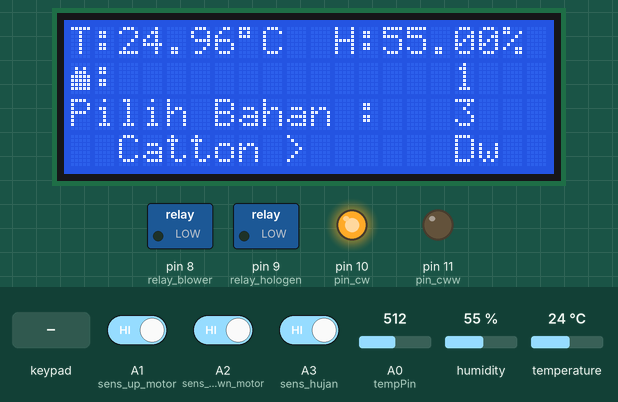
This sketch was run on a simulated Arduino Uno, built with avr-gcc and run on an emulated ATmega328P. Shown: 20×4 character LCD, switched loads named in the sketch (green lamp = pin HIGH), output pins drawn as LEDs (lit = HIGH). Inputs (shaded band) come from the test bench; at power-on: A3 (sens_hujan) HIGH, A1 (sens_up_motor) HIGH, A0 (tempPin) = 512, A2 (sens_down_motor) HIGH, humidity 55 %, temperature 24 °C. EEPROM starts erased.

Above: at 4.3 s.
4.4 s: A3 (sens_hujan) driven LOW
At 5.1 s:
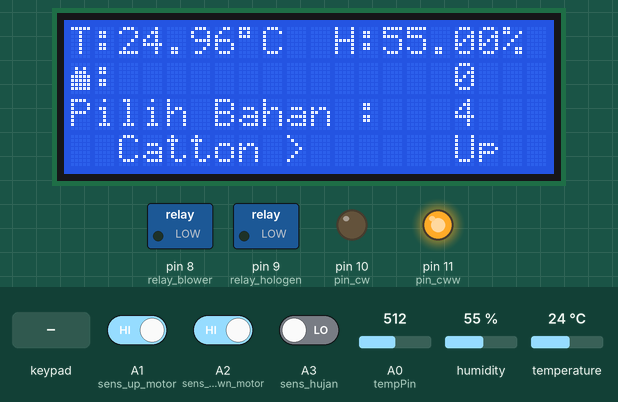
5.9 s: keypad keys 7 6 5 4 D pressed 0.4 s apart
At 7.9 s:
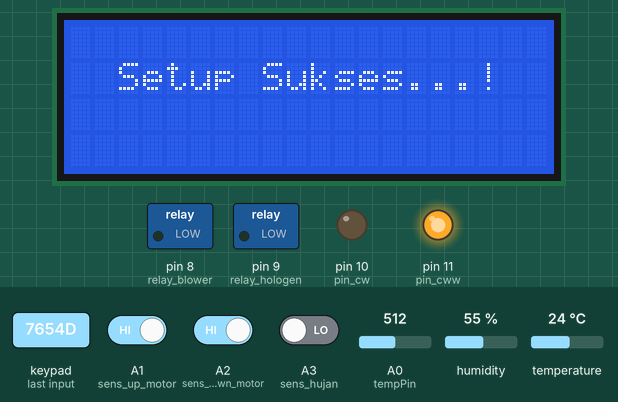
13.9 s: A1 (sens_up_motor) driven LOW
At 14.9 s:
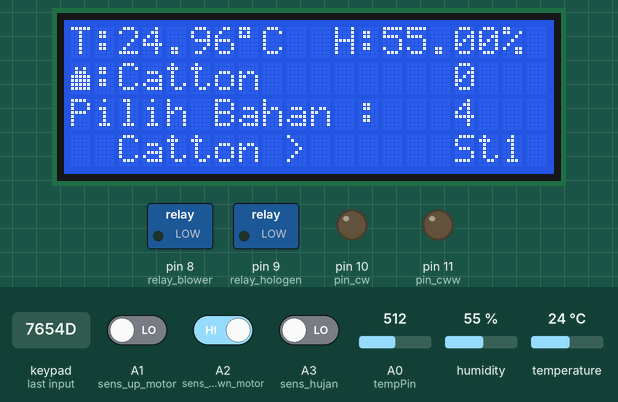
15.4 s: key 'A' pressed
At 17.5 s:
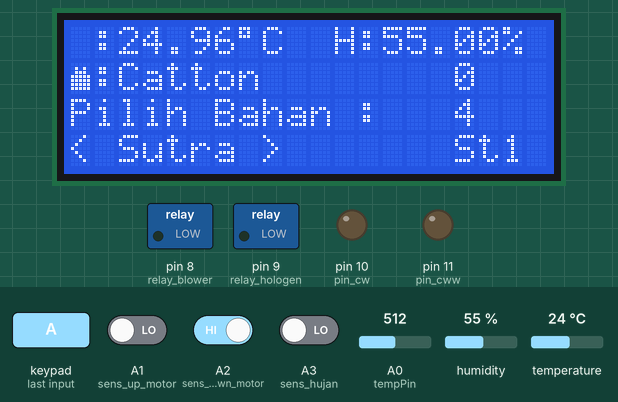
19.3 s: key 'D' pressed
At 22.7 s:
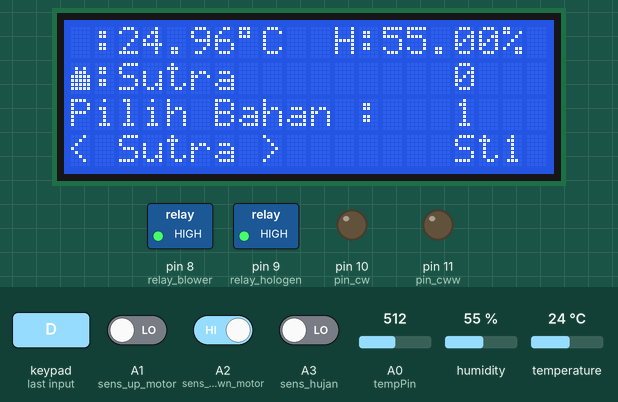
25.2 s: A1 (sens_up_motor) driven HIGH
At 26.5 s:
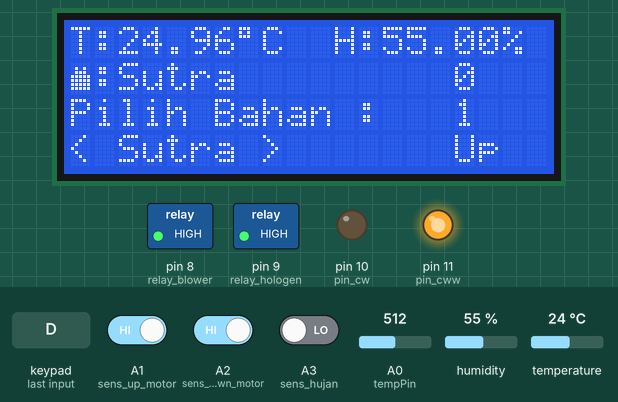
Timing chart, 0 to 27.7 s (numbered marks = the images above; inputs shaded):
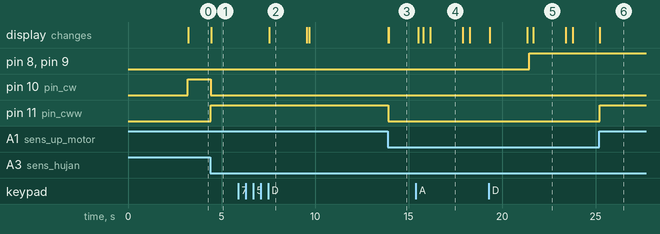

Measured:
- after the input at 4.4 s, pin 10 (pin_cw): HIGH → LOW at once; pin 11 (pin_cww): LOW → HIGH at once; the display: changes at once (image 1)
- after the input at 5.9 s, the display: changes after 1.7 s (image 2)
- after the input at 13.9 s, pin 11 (pin_cww): HIGH → LOW at once; the display: first changes at once (image 3 shows a later state)
- after the input at 15.4 s, the display: changes after 0.11 s (image 4)
- after the input at 19.3 s, pin 8 (relay_blower), pin 9 (relay_hologen): LOW → HIGH after 2.2 s; the display: first changes after 0.05 s (image 5 shows a later state)
- after the input at 25.2 s, pin 11 (pin_cww): LOW → HIGH at once; the display: changes at once (image 6)
- what the display in image 2 shows lasts 2.0 s, from 7.6 s to 9.6 s

The sketch:

jemuran.ino
```cpp
//lcd setup
#include <Wire.h>
#include<LiquidCrystal_I2C.h>
LiquidCrystal_I2C lcd(0x27, 20, 4);

//eeprom data jemuran
#include <EEPROM.h>
byte kondisi;

//dht11
#include "DHT.h"
#define DHTTYPE DHT11
#define dht_dpin 12
DHT dht(dht_dpin, DHTTYPE);

//themistor
#define rt0 10000   // Ω
#define b 3977      // K
#define vcc 5    //Supply voltage
#define r 10000  //R=10KΩ
int tempPin = A0;
float val, rt, vr, ln, suhu, T0;
float set_suhu;

//pin relay
#define relay_blower 8
#define relay_hologen 9

//sensor motor
int sens_up_motor = A1;
int sens_down_motor = A2;

//sensor hujan
int sens_hujan = A3;

//pin driver motor
#define pin_cw 10
#define pin_cww 11

// kondisi sensor awal
int motorUp = 0;
int motorDown = 0;
int hujan  = 0;

//keypad 4x4 setup
#include <Keypad.h>
const byte ROWS = 4; //four rows
const byte COLS = 4; //four columns
//define the cymbols on the buttons of the keypads
char hexaKeys[ROWS][COLS] = {
{'1', '2', '3', 'A'},
{'4', '5', '6', 'B'},
{'7', '8', '9', 'C'},
{'*', '0', '#', 'D'} };
byte rowPins[ROWS] = {7, 6, 5, 4}; //connect to the row pinouts of the keypad
byte colPins[COLS] = {3, 2, 1, 0}; //connect to the column pinouts of the keypad

Keypad customKeypad = Keypad( makeKeymap(hexaKeys), rowPins, colPins, ROWS, COLS);
int menu = 1;
byte baju[] = {
  B00000,
  B01010,
  B01110,
  B11111,
  B11111,
  B11111,
  B11111,
  B00000
};

void setup(){
  //Serial.begin(9600);
  lcd.begin();
  dht.begin();
  T0 = 25 + 273.15; // rumus temistor
  pinMode(relay_blower,OUTPUT);
  pinMode(relay_hologen,OUTPUT);
  pinMode(sens_up_motor, INPUT_PULLUP);
  pinMode(sens_down_motor, INPUT_PULLUP);
  pinMode(sens_hujan, INPUT_PULLUP);
  pinMode(pin_cw,OUTPUT);
  pinMode(pin_cww,OUTPUT);

  digitalWrite(relay_hologen,LOW);
  digitalWrite(relay_blower,LOW);
  lcd.setCursor(2,0);
  lcd.print("Rancangan Bangun");
  lcd.setCursor(2,1);
  lcd.print("Sistem Pengering");
  lcd.setCursor(7,2);
  lcd.print("Pakaian");
  lcd.setCursor(2,3);
  lcd.print("Industri Rumahan");
  delay(3000);
  lcd.clear();
  data_eeprom();
}

void loop(){
  sensor_suhu();
  sensor_kelembaban();
  data_eeprom();
  main_menu();
  lcd.createChar(0, baju);
  lcd.setCursor(0, 1);
  lcd.write(0);
  lcd.print(":");
  Serial.println(set_suhu);
char customKey = customKeypad.getKey();
if (customKey=='A'){
    menu++;
  }
if (customKey=='B'){
   menu--;
}
if (customKey=='D'){
   executeAction();
}
//pengaturan atap
  int st = 0;
  motorUp = digitalRead(sens_up_motor);// read the push button value
  motorDown = digitalRead(sens_down_motor);
  hujan = digitalRead(sens_hujan);
  lcd.setCursor(16, 1);
  lcd.print(hujan);
// atap tertutup
 if(st==0){
   if(motorUp == HIGH && hujan == LOW){
    //motor down
    digitalWrite(pin_cww,HIGH);
    digitalWrite(pin_cw,LOW);
    lcd.setCursor(16, 3);
    lcd.print("Up  ");

  }
  if(motorUp == LOW && hujan == LOW){
    //motor stop down
    digitalWrite(pin_cww,LOW);
    digitalWrite(pin_cw,LOW);
    lcd.setCursor(16, 3);
    lcd.print("St1  ");
  }
  st = 1;
}
// atap terbuka
if(st==1){
   if(motorDown == LOW && hujan == HIGH){
    //motor stop up
    digitalWrite(pin_cww,LOW);
    digitalWrite(pin_cw,LOW);
    lcd.setCursor(16, 3);
    lcd.print("St2  ");
  }
  if(motorDown == HIGH && hujan == HIGH){
    //motor up
    digitalWrite(pin_cww,LOW);
    digitalWrite(pin_cw,HIGH);
    lcd.setCursor(16, 3);
    lcd.print("Dw  ");
  }
  st = 0;
}
//pengaturan blower,lampu
if(suhu < set_suhu && hujan == LOW){
  digitalWrite(relay_hologen,HIGH);
  digitalWrite(relay_blower,HIGH);
  lcd.setCursor(16, 2);
  lcd.print("1");
 }
if(suhu < set_suhu && hujan == HIGH){
  digitalWrite(relay_hologen,LOW);
  digitalWrite(relay_blower,LOW);
  lcd.setCursor(16, 2);
  lcd.print("2");
}
if(suhu > set_suhu && hujan == HIGH){
  digitalWrite(relay_hologen,LOW);
  digitalWrite(relay_blower,LOW);
  lcd.setCursor(16, 2);
  lcd.print("3");
}
if(suhu > set_suhu && hujan == LOW){
  digitalWrite(relay_hologen,LOW);
  digitalWrite(relay_blower,LOW);
  lcd.setCursor(16, 2);
  lcd.print("4");
}
}
void main_menu(){
  lcd.setCursor(0,2);
  lcd.print("Pilih Bahan :");
  switch (menu) {
    case 0:
      menu = 1;
      break;
    case 1:
      lcd.setCursor(0, 3);
      lcd.print("  Catton >  ");
      break;
    case 2:
      lcd.setCursor(0, 3);
      lcd.print("< Sutra >  ");
      break;
    case 3:
      lcd.setCursor(0, 3);
      lcd.print("< Drill    ");
      break;
    case 4:
      menu = 3;
      break;
  }
}
void executeAction() {
  switch (menu) {
    case 1:
      action1();
      break;
    case 2:
      action2();
      break;
    case 3:
      action3();
      break;
  }
}
void action1() {
  lcd.clear();
  EEPROM.write(0,1);
  lcd.setCursor(2, 1);
  lcd.print("Setup Sukses...!");
  delay(2000);
  lcd.clear();
}
void action2() {
  lcd.clear();
  EEPROM.write(0,2);
  lcd.setCursor(2, 1);
  lcd.print("Setup Sukses...!");
  delay(2000);
  lcd.clear();
}
void action3() {
  lcd.clear();
  EEPROM.write(0,3);
  lcd.setCursor(2, 1);
  lcd.print("Setup Sukses...!");
  delay(2000);
  lcd.clear();
}
void data_eeprom() {
  Serial.println(kondisi);
  kondisi=EEPROM.read(0);
  if(kondisi == 1){
    set_suhu = 20.00;
    lcd.setCursor(2, 1);
    lcd.print("Catton");
  }
 if(kondisi==2){
    set_suhu = 28.00;
    lcd.setCursor(2, 1);
    lcd.print("Sutra  ");
  }
  if(kondisi==3){
    set_suhu = 38.00;
    lcd.setCursor(2, 1);
    lcd.print("Drill  ");
  }
}
void sensor_suhu(){
 val = analogRead(A0);              //Acquisition analog value of val
  val = (5.00 / 1023.00) * val;      //Conversion to voltage
  vr = vcc - val;
  rt = val / (vr / r);               //Resistance of rt

  ln = log(rt / rt0);
  suhu = (1 / ((ln / b) + (1 / T0))); //Temperature from thermistor

  suhu = suhu - 273.15;
   lcd.setCursor(0,0);
  lcd.print("T:");
  lcd.print(suhu);
  lcd.write(0b11011111);
  lcd.print("C ");
}
void sensor_kelembaban(){
float h = dht.readHumidity();

lcd.setCursor(11,0);
lcd.print("H:");
lcd.print(h);
lcd.print("%  ");
}

void motor_up(){
  int st = 0;
  motorUp = digitalRead(sens_up_motor);// read the push button value
  motorDown = digitalRead(sens_down_motor);
  hujan = digitalRead(sens_hujan);
  if(st==0){
   if(motorUp == HIGH && hujan == LOW){
    //motor down
    digitalWrite(pin_cww,HIGH);
    digitalWrite(pin_cw,LOW);
    lcd.setCursor(16, 3);
    lcd.print("Up  ");

  }
  if(motorUp == LOW && hujan == LOW){
    //motor stop down
    digitalWrite(pin_cww,LOW);
    digitalWrite(pin_cw,LOW);
    lcd.setCursor(16, 3);
    lcd.print("St1  ");
  }
  st = 1;
}
}

void motor_down(){
  int st = 0;
  motorUp = digitalRead(sens_up_motor);// read the push button value
  motorDown = digitalRead(sens_down_motor);
  hujan = digitalRead(sens_hujan);
  // atap terbuka
if(st==1){
   if(motorDown == LOW && hujan == HIGH){
    //motor stop up
    digitalWrite(pin_cww,LOW);
    digitalWrite(pin_cw,LOW);
    lcd.setCursor(16, 3);
    lcd.print("St2  ");
  }
  if(motorDown == HIGH && hujan == HIGH){
    //motor up
    digitalWrite(pin_cww,LOW);
    digitalWrite(pin_cw,HIGH);
    lcd.setCursor(16, 3);
    lcd.print("Dw  ");
  }
  st = 0;
}

}
```
